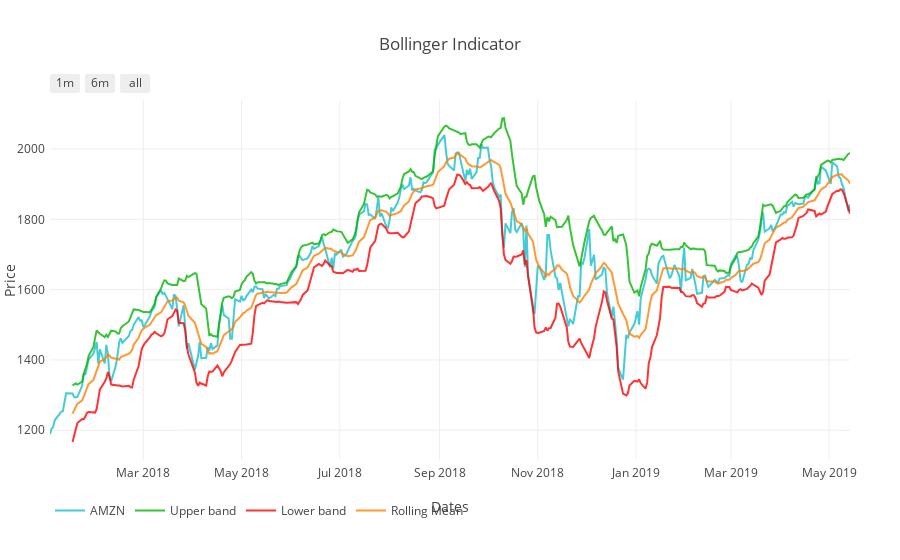

Notebook code for this chart:
### Markdown cell above
## Bollinger Bands

### Code cell
# Compute rolling mean
rm = get_rolling_mean(portf_value['Adj Close'], window=10)

# Compute rolling standard deviation
rstd = get_rolling_std(portf_value['Adj Close'], window=10)

# Compute upper and lower bands
upper_band, lower_band = get_bollinger_bands(rm, rstd)

# Create Dataframe for plotting
bollinger_df = portf_value.copy()
bollinger_df['upper_band'] = upper_band
bollinger_df['lower_band'] = lower_band
bollinger_df['middle_band'] = rm

plot_boll = plot_bollinger(bollinger_df, symbol, output_type='nb')
iplot(plot_boll)

### Figure 1 — Plotly figure (JSON) as saved in the notebook; plotly's stock layout.template omitted (floating-point values rounded to 4 significant figures; data arrays with more than 128 entries replaced by an {"elided": "..."} marker saying what was removed)
{"data": [{"line": {"color": "#17BECF"}, "name": "AMZN", "opacity": 0.8, "type": "scatter", "uid": "5e3aa81f-c17f-4a3a-aca9-9587c1a01896", "x": {"elided": "343 str values"}, "y": {"elided": "343 float values"}}, {"line": {"color": "#04B404"}, "name": "Upper band", "opacity": 0.8, "type": "scatter", "uid": "56c8d76c-ace8-4eb6-b748-62cfd406c02b", "x": {"elided": "343 str values"}, "y": {"elided": "343 float values"}}, {"line": {"color": "#FF0000"}, "name": "Lower band", "opacity": 0.8, "type": "scatter", "uid": "52ca352d-ae33-4682-8987-ecaef678e813", "x": {"elided": "343 str values"}, "y": {"elided": "343 float values"}}, {"line": {"color": "#FF8000"}, "name": "Rolling Mean", "opacity": 0.8, "type": "scatter", "uid": "e3f1667c-c201-4b35-948d-cd347f67cdc1", "x": {"elided": "343 str values"}, "y": {"elided": "343 float values"}}], "layout": {"autosize": true, "legend": {"orientation": "h"}, "margin": {"b": 100, "l": 50, "pad": 4, "r": 50, "t": 100}, "showlegend": true, "title": {"text": "Bollinger Indicator"}, "xaxis": {"range": ["2018-01-02", "2019-05-14"], "rangeselector": {"buttons": [{"count": 1, "label": "1m", "step": "month", "stepmode": "backward"}, {"count": 6, "label": "6m", "step": "month", "stepmode": "backward"}, {"step": "all"}]}, "title": {"text": "Dates"}, "type": "date"}, "yaxis": {"autorange": true, "range": [1115.0, 2139.0], "title": {"text": "Price"}, "type": "linear"}}}
